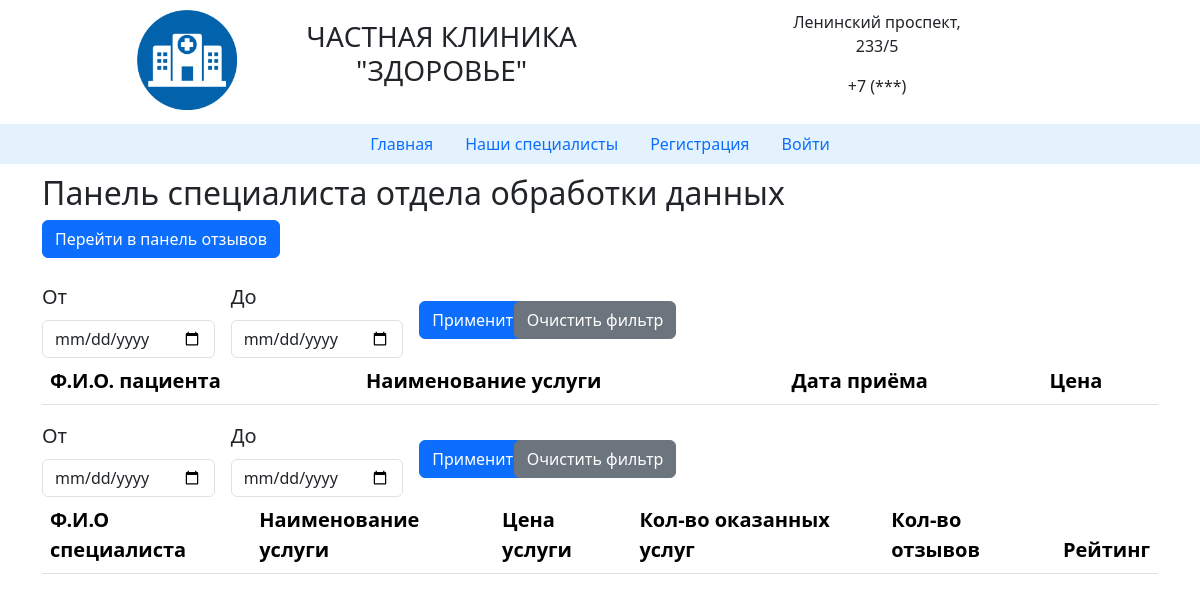
Page /clinic/datamanager.php on the earlier database version.
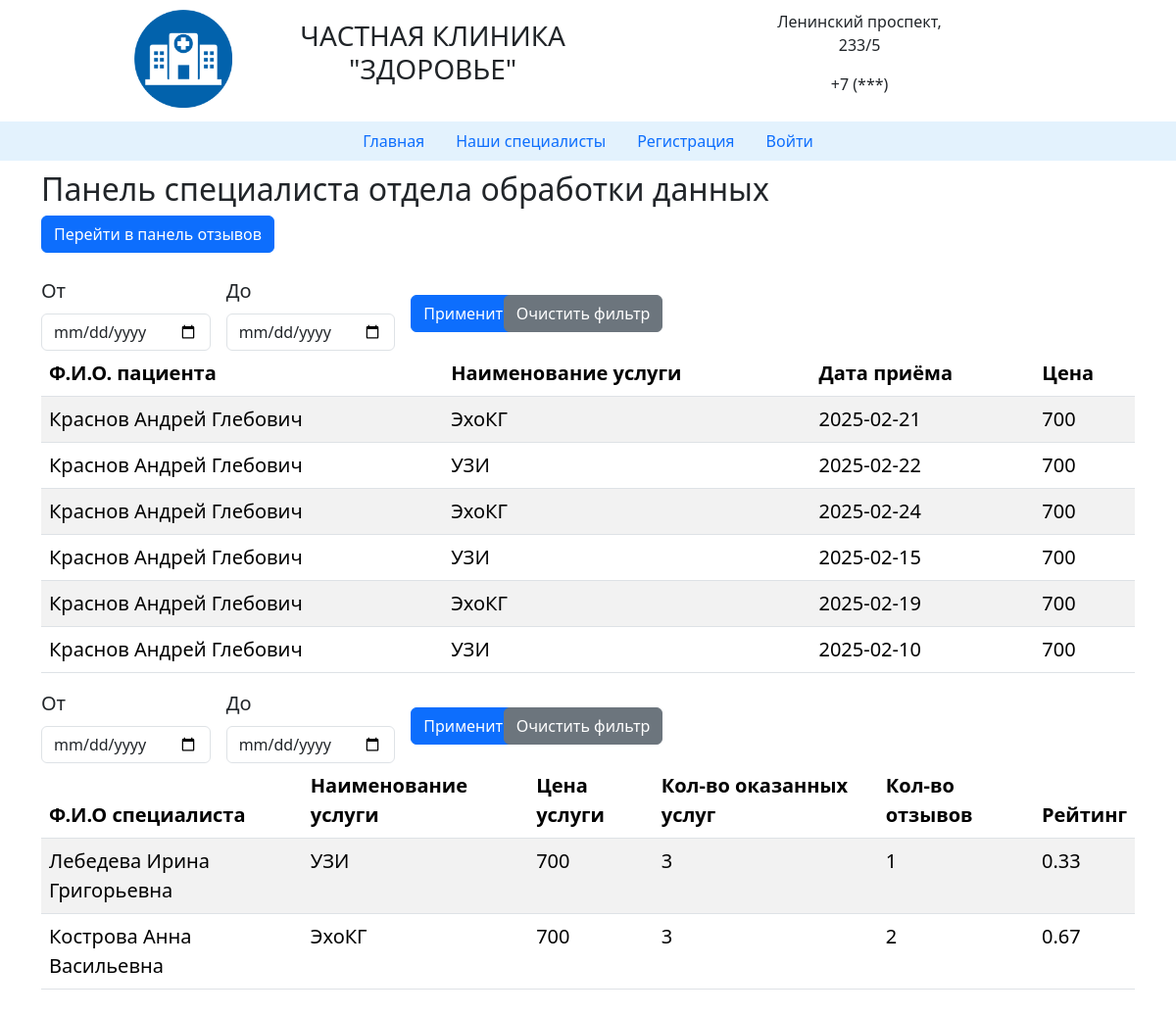
Same page on the later database version.
### tables this page shows
CREATE TABLE `zapis` (
  `id_zapis` int(11) NOT NULL,
  `id_vrach` int(11) NOT NULL,
  `id_user` int(11) NOT NULL,
  `date_zapis` date NOT NULL,
  `time_zapis` time NOT NULL,
  `status` varchar(20) NOT NULL DEFAULT 'новый',
  `otziv` varchar(100) DEFAULT NULL,
  `otvet` varchar(100) DEFAULT NULL
);

CREATE TABLE `users` (
  `id_user` int(11) NOT NULL,
  `fio` varchar(50) NOT NULL,
  `email` varchar(30) NOT NULL,
  `login` varchar(30) NOT NULL,
  `password` varchar(30) NOT NULL,
  `id_role` int(11) NOT NULL DEFAULT '4'
);

CREATE TABLE `usluga` (
  `id_usluga` int(11) NOT NULL,
  `name_usl` varchar(50) NOT NULL,
  `price` decimal(10,0) NOT NULL,
  `img` varchar(20) NOT NULL
);

### clinic/datamanager.php (the view, shortened to what the changed rows need)
<?php
include 'temp/head.php';
include 'temp/database.php';
include 'temp/nav.php';
?>
<?php
$inject_sql = '';
$sql = "SELECT * FROM zapis, vrach, users, usluga WHERE
zapis.id_vrach = vrach.id_vrach
AND zapis.id_user = users.id_user
AND vrach.id_usluga = usluga.id_usluga" . $inject_sql;
$result = $mysqli->query($sql);
$zapiss = $result->fetch_all(MYSQLI_ASSOC);
$inject_sql = '';
$sql = "SELECT vrach.fio_vrach, usluga.name_usl, usluga.price, count(zapis.id_zapis) As zapis_count,
 count(zapis.otziv) As otziv_count FROM vrach, usluga, zapis
 WHERE vrach.id_usluga = usluga.id_usluga
 AND vrach.id_vrach = zapis.id_vrach $inject_sql
GROUP BY zapis.id_vrach;";
$result = $mysqli->query($sql);
$vrachi = $result->fetch_all(MYSQLI_ASSOC);
 ?>
<main>
    <div class="container">
        <div class="row">
            <h2 class="name">Панель специалиста отдела обработки данных</h2>
            <section id="vrach">
                <div class="row">
                    <div class="col-lg-12">
                        <table class="table table-striped">
                            <thead>
                                <tr>
                                    <th scope="col">Ф.И.О. пациента</th>
                                    <th scope="col">Наименование услуги</th>
                                    <th scope="col">Дата приёма</th>
                                    <th scope="col">Цена</th>
                                </tr>
                            </thead>
                            <tbody>
                                <?php foreach ($zapiss as $zapis) { ?>
                                <tr>
                                    <td><?= $zapis['fio']?></td>
                                    <td><?= $zapis['name_usl']?></td>
                                    <td><?= $zapis['date_zapis']?></td>
                                    <td><?= $zapis['price']?></td>
                                </tr>
                                <?php }?>
                            </tbody>
                        </table>
                        <table class="table table-striped">
                            <thead>
                                <tr>
                                    <th scope="col">Ф.И.О специалиста </th>
                                    <th scope="col">Наименование услуги</th>
                                    <th scope="col">Цена услуги</th>
                                    <th scope="col">Кол-во оказанных услуг</th>
                                    <th scope="col">Кол-во отзывов</th>
                                    <th scope="col">Рейтинг</th>
                                </tr>
                            </thead>
                            <tbody>
                                <?php foreach ($vrachi as $vrach) { ?>
                                <tr>
                                    <td><?= $vrach['fio_vrach']?></td>
                                    <td><?= $vrach['name_usl']?></td>
                                    <td><?= $vrach['price']?></td>
                                    <td><?= $vrach['zapis_count']?></td>
                                    <td><?= $vrach['otziv_count']?></td>
                                    <td><?= round($vrach['otziv_count']/$vrach['zapis_count'], 2) ?></td>
                                </tr>
                                <?php }?>
                            </tbody>
                        </table>
                    </div>
                </div>
            </section>
        </div>
    </div>
</main>

Differences in the rows shown:
added zapis: id_user.fio "Краснов Андрей Глебович", usluga.name_usl "ЭхоКГ", date_zapis "2025-02-21", usluga.price "700"
added zapis: id_user.fio "Краснов Андрей Глебович", usluga.name_usl "УЗИ", date_zapis "2025-02-22", usluga.price "700"
added zapis: id_user.fio "Краснов Андрей Глебович", usluga.name_usl "ЭхоКГ", date_zapis "2025-02-24", usluga.price "700"
added zapis: id_user.fio "Краснов Андрей Глебович", usluga.name_usl "УЗИ", date_zapis "2025-02-15", usluga.price "700"
added zapis: id_user.fio "Краснов Андрей Глебович", usluga.name_usl "ЭхоКГ", date_zapis "2025-02-19", usluga.price "700"
added zapis: id_user.fio "Краснов Андрей Глебович", usluga.name_usl "УЗИ", date_zapis "2025-02-10", usluga.price "700"
Other differences:
new list line: "Лебедева Ирина Григорьевна УЗИ 700 3 1 0.33"
new list line: "Кострова Анна Васильевна ЭхоКГ 700 3 2 0.67"
